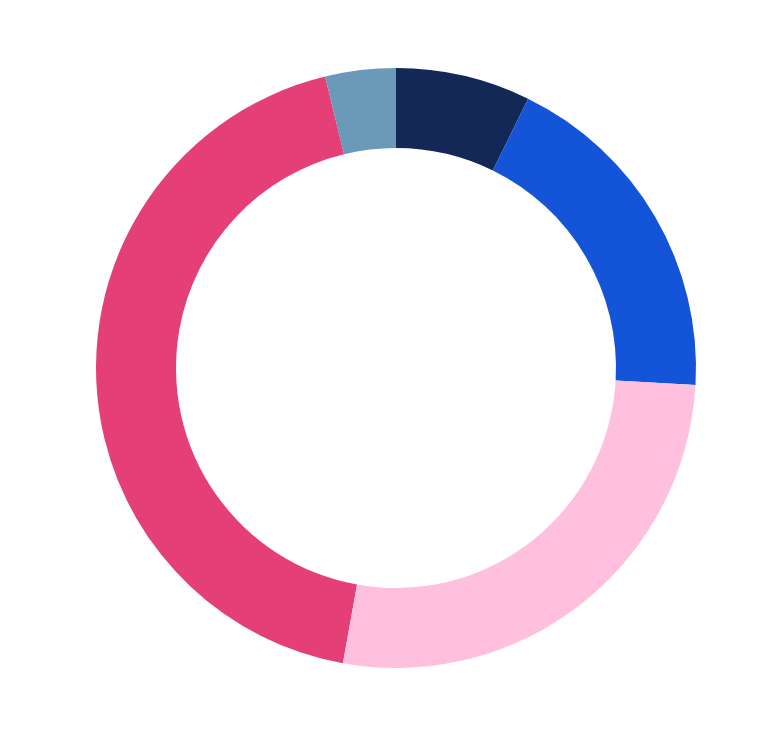

Vega-Lite specification for this chart:
### Vega-Lite specification from a JSON file in a GitHub repository (floating-point values rounded to 4 significant figures)
{"$schema": "https://vega.github.io/schema/vega-lite/v5.json", "background": "transparent", "width": 300, "height": 300, "data": {"values": [{"Region": "Europe", "Value": 7353741}, {"Region": "Africa", "Value": 1230061}, {"Region": "Americas", "Value": 3160960}, {"Region": "Asia", "Value": 4566511}, {"Region": "Oceania", "Value": 643561}]}, "transform": [{"joinaggregate": [{"op": "sum", "field": "Value", "as": "Total"}]}, {"calculate": "datum.Value / datum.Total", "as": "Percent"}, {"calculate": "format(datum.Percent, '.1%')", "as": "PercentLabel"}], "layer": [{"mark": {"type": "arc", "innerRadius": 110, "stroke": null}, "encoding": {"theta": {"field": "Value", "type": "quantitative", "stack": true}, "color": {"field": "Region", "type": "nominal", "scale": {"range": ["#132856", "#1354d9", "#ffc0de", "#e43f77", "#6a9ab7"]}, "legend": null}, "tooltip": [{"field": "Region", "type": "nominal"}, {"field": "Value", "type": "quantitative", "title": "Offences", "format": ",d"}, {"field": "Percent", "type": "quantitative", "title": "Share", "format": ".1%"}]}}, {"mark": {"type": "text", "fill": "white", "fontSize": 16, "radius": {"expr": "min(width, height)/2"}, "radiusOffset": 25, "stroke": "white", "strokeWidth": 0.25}, "encoding": {"theta": {"field": "Value", "type": "quantitative", "stack": true}, "text": {"field": "PercentLabel"}}}, {"mark": {"type": "text", "align": "center", "baseline": "middle", "fontSize": 16, "fill": "white", "lineBreak": "\n"}, "encoding": {"text": {"value": "Drug-related Offences by\nRegion, 2023"}}}], "config": {"view": {"stroke": null}}}
